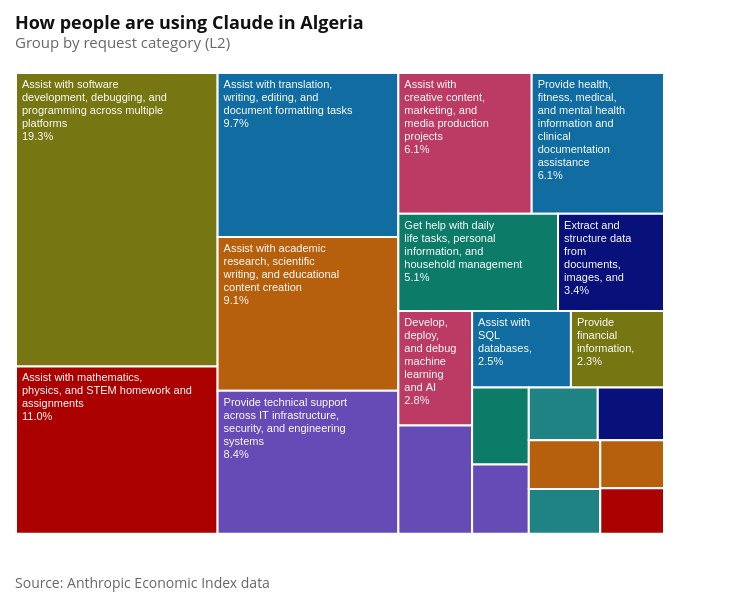

The notebook cell saved with this chart:
### Markdown cell above
### By user intent

The chart below shows the breakdown of conversations by user intent, according to Anthropic's own clustering. The most common cluster is assisting with writing, coding, and research work, which is consistent with the occupational classification. However, there are also some other clusters that are more specific to certain domains or tasks, such as assisting with math or science or providing general information.

### Code cell
l2_treemap = make_treemap(
    req_l2,
    label_col="cluster_name",
    value_col="pct",
    title=f"How people are using Claude in {COUNTRY_NAME}",
    subtitle="Group by request category (L2)",
)

attaviz.add_caption(
    l2_treemap,
    "Source: Anthropic Economic Index data",
)

### Figure 1 — Vega-Lite specification as saved in the notebook (floating-point values rounded to 4 significant figures)
{"config": {"background": "white", "padding": 15, "mark": {"tooltip": true}, "point": {"filled": true, "size": 60, "stroke": "white", "strokeWidth": 1}, "circle": {"filled": true, "stroke": "white", "strokeWidth": 1}, "square": {"filled": true, "stroke": "white", "strokeWidth": 1}, "line": {"strokeWidth": 4, "strokeCap": "round", "strokeJoin": "round"}, "bar": {"cornerRadiusEnd": 0}, "area": {"opacity": 0.7}, "arc": {"stroke": "white", "strokeWidth": 1}, "rect": {"stroke": "#8A969F", "strokeWidth": 0.5}, "geoshape": {"stroke": "#666666", "strokeWidth": 0.3, "strokeJoin": "round", "strokeCap": "round"}, "title": {"font": "Open Sans, sans-serif", "fontSize": 18, "fontWeight": 700, "lineHeight": 22, "color": "#111111", "anchor": "start", "offset": 21, "subtitleFont": "Open Sans, sans-serif", "subtitleFontSize": 15, "subtitleFontWeight": 400, "subtitleLineHeight": 18, "subtitleColor": "#666666", "subtitlePadding": 3}, "axis": {"domain": false, "grid": true, "gridColor": "#CED4DE", "gridDash": [4, 2], "gridWidth": 1, "labelFont": "Open Sans, sans-serif", "labelFontSize": 13, "labelFontWeight": 400, "labelColor": "#666666", "labelPadding": 3, "tickColor": "#CED4DE", "tickSize": 5, "tickCount": 5, "titleFont": "Open Sans, sans-serif", "titleFontSize": 13, "titleFontWeight": 600, "titleColor": "#111111", "titlePadding": 9}, "axisX": {"grid": false, "tickSize": 0, "labelAngle": 0}, "axisY": {"domain": false, "ticks": false, "gridColor": "#CED4DE", "gridDash": [4, 2], "gridWidth": 1}, "axisQuantitative": {"tickCount": 5}, "axisBand": {"labelPadding": 6, "tickSize": 0}, "axisTemporal": {"grid": false}, "legend": {"labelFont": "Open Sans, sans-serif", "labelFontSize": 13, "labelFontWeight": 600, "labelColor": "#111111", "titleFont": "Open Sans, sans-serif", "titleFontSize": 13, "titleFontWeight": 600, "titleColor": "#111111", "titlePadding": 3, "symbolSize": 196, "symbolStrokeWidth": 0, "padding": 15, "offset": 21, "columnPadding": 21, "orient": "bottom", "labelLimit": 200, "titleLimit": 200}, "view": {"stroke": null, "continuousWidth": 600, "continuousHeight": 400}, "range": {"category": ["#34A7F2", "#FF9800", "#664AB6", "#4EC2C0", "#F3578E", "#081079", "#0C7C68", "#AA0000", "#DDDA21"], "diverging": ["#920000", "#BD6126", "#E3A763", "#EFEFEF", "#80BDE7", "#3587C3", "#025288"], "heatmap": ["#E3F6FD", "#75CCEC", "#089BD4", "#0169A1", "#023B6F"], "ordinal": ["#E3F6FD", "#75CCEC", "#089BD4", "#0169A1", "#023B6F"], "ramp": ["#E3F6FD", "#75CCEC", "#089BD4", "#0169A1", "#023B6F"]}, "scale": {"bandPaddingInner": 0.2, "bandPaddingOuter": 0.1, "pointPadding": 0.5}, "header": {"labelFont": "Open Sans, sans-serif", "labelFontSize": 13, "labelFontWeight": 600, "labelColor": "#111111", "titleFont": "Open Sans, sans-serif", "titleFontSize": 15, "titleFontWeight": 600, "titleColor": "#111111"}, "concat": {"spacing": 18}, "facet": {"spacing": 18}, "selection": {"point": {"on": "click", "clear": "dblclick"}, "interval": {"mark": {"fill": "#0071BC", "fillOpacity": 0.15, "stroke": "#0071BC", "strokeWidth": 1}}}}, "vconcat": [{"layer": [{"mark": {"type": "rect", "stroke": "white", "strokeWidth": 2}, "encoding": {"color": {"field": "cluster_name", "legend": null, "scale": {"range": ["#106CA1", "#B65F0C", "#664AB6", "#208383", "#BB3B64", "#081079", "#0C7C68", "#AA0000", "#767712"]}, "type": "nominal"}, "tooltip": [{"field": "cluster_name", "title": "Group", "type": "nominal"}, {"field": "pct", "format": ".2f", "title": "% of conversations", "type": "quantitative"}], "x": {"axis": null, "field": "x", "scale": {"domain": [0, 720]}, "type": "quantitative"}, "x2": {"field": "x2"}, "y": {"axis": null, "field": "y", "scale": {"domain": [0, 480], "reverse": true}, "type": "quantitative"}, "y2": {"field": "y2"}}}, {"mark": {"type": "text", "align": "left", "baseline": "top", "color": "white", "dx": 6, "dy": 6, "fontSize": 11, "lineBreak": "\n"}, "encoding": {"text": {"field": "label", "type": "nominal"}, "x": {"field": "x", "type": "quantitative"}, "x2": {"field": "x2"}, "y": {"field": "y", "type": "quantitative"}, "y2": {"field": "y2"}}, "transform": [{"filter": "datum.label != null"}]}], "height": 480, "title": {"text": "How people are using Claude in Algeria", "subtitle": "Group by request category (L2)"}, "width": 720}], "data": {"name": "data-08a4911d7b5c106f2ed7d15881a5bf5c"}, "title": {"text": "Source: Anthropic Economic Index data", "anchor": "start", "color": "#666666", "font": "Open Sans, sans-serif", "fontSize": 14, "fontWeight": 400, "lineHeight": 21, "offset": 24, "orient": "bottom"}, "$schema": "https://vega.github.io/schema/vega-lite/v6.4.1.json", "datasets": {"data-08a4911d7b5c106f2ed7d15881a5bf5c": [{"cluster_name": "Assist with software development, debugging, and programming across multiple platforms", "pct": 19.32, "x": 0.0, "y": 0.0, "dx": 224.0, "dy": 305.7, "x2": 224.0, "y2": 305.7, "label": "Assist with software\ndevelopment, debugging, and\nprogramming across multiple\nplatforms\n19.3%"}, {"cluster_name": "Assist with mathematics, physics, and STEM homework and assignments", "pct": 11.01, "x": 0.0, "y": 305.7, "dx": 224.0, "dy": 174.3, "x2": 224.0, "y2": 480.0, "label": "Assist with mathematics,\nphysics, and STEM homework and\nassignments\n11.0%"}, {"cluster_name": "Assist with translation, writing, editing, and document formatting tasks", "pct": 9.682, "x": 224.0, "y": 0.0, "dx": 200.9, "dy": 170.9, "x2": 424.8, "y2": 170.9, "label": "Assist with translation,\nwriting, editing, and\ndocument formatting tasks\n9.7%"}, {"cluster_name": "Assist with academic research, scientific writing, and educational content creation", "pct": 9.065, "x": 224.0, "y": 170.9, "dx": 200.9, "dy": 160.0, "x2": 424.8, "y2": 330.9, "label": "Assist with academic\nresearch, scientific\nwriting, and educational\ncontent creation\n9.1%"}, {"cluster_name": "Provide technical support across IT infrastructure, security, and engineering systems", "pct": 8.448, "x": 224.0, "y": 330.9, "dx": 200.9, "dy": 149.1, "x2": 424.8, "y2": 480.0, "label": "Provide technical support\nacross IT infrastructure,\nsecurity, and engineering\nsystems\n8.4%"}, {"cluster_name": "Assist with creative content, marketing, and media production projects", "pct": 6.122, "x": 424.8, "y": 0.0, "dx": 148.1, "dy": 146.5, "x2": 573.0, "y2": 146.5, "label": "Assist with\ncreative content,\nmarketing, and\nmedia production\nprojects\n6.1%"}, {"cluster_name": "Provide health, fitness, medical, and mental health information and clinical documentation assistance", "pct": 6.075, "x": 573.0, "y": 0.0, "dx": 147.0, "dy": 146.5, "x2": 720.0, "y2": 146.5, "label": "Provide health,\nfitness, medical,\nand mental health\ninformation and\nclinical\ndocumentation\nassistance\n6.1%"}, {"cluster_name": "Get help with daily life tasks, personal information, and household management", "pct": 5.078, "x": 424.8, "y": 146.5, "dx": 177.4, "dy": 101.5, "x2": 602.3, "y2": 248.0, "label": "Get help with daily\nlife tasks, personal\ninformation, and\nhousehold management\n5.1%"}, {"cluster_name": "Extract and structure data from documents, images, and online sources", "pct": 3.37, "x": 602.3, "y": 146.5, "dx": 117.7, "dy": 101.5, "x2": 720.0, "y2": 248.0, "label": "Extract and\nstructure data\nfrom\ndocuments,\nimages, and\n3.4%"}, {"cluster_name": "Develop, deploy, and debug machine learning and AI systems", "pct": 2.753, "x": 424.8, "y": 248.0, "dx": 81.95, "dy": 119.1, "x2": 506.8, "y2": 367.1, "label": "Develop,\ndeploy,\nand debug\nmachine\nlearning\nand AI\n2.8%"}, {"cluster_name": "Assist with business development, analysis, research, and strategic planning", "pct": 2.61, "x": 424.8, "y": 367.1, "dx": 81.95, "dy": 112.9, "x2": 506.8, "y2": 480.0, "label": null}, {"cluster_name": "Assist with SQL databases, data analysis, and visualization tasks", "pct": 2.468, "x": 506.8, "y": 248.0, "dx": 109.8, "dy": 79.71, "x2": 616.6, "y2": 327.7, "label": "Assist with\nSQL\ndatabases,\n2.5%"}, {"cluster_name": "Provide financial information, tax guidance, and consumer purchase assistance", "pct": 2.326, "x": 616.6, "y": 248.0, "dx": 103.4, "dy": 79.71, "x2": 720.0, "y2": 327.7, "label": "Provide\nfinancial\ninformation,\n2.3%"}, {"cluster_name": "Assist with job applications, career transitions, and interview preparation", "pct": 1.424, "x": 506.8, "y": 327.7, "dx": 62.97, "dy": 80.16, "x2": 569.8, "y2": 407.9, "label": null}, {"cluster_name": "Create professional presentations and draft workplace correspondence", "pct": 1.281, "x": 506.8, "y": 407.9, "dx": 62.97, "dy": 72.15, "x2": 569.8, "y2": 480.0, "label": null}, {"cluster_name": "Develop and debug automated trading bots and blockchain financial software", "pct": 1.187, "x": 569.8, "y": 327.7, "dx": 76.65, "dy": 54.88, "x2": 646.4, "y2": 382.6, "label": null}, {"cluster_name": "Assist with game development, gaming software, and tabletop RPG content", "pct": 1.139, "x": 646.4, "y": 327.7, "dx": 73.59, "dy": 54.88, "x2": 720.0, "y2": 382.6, "label": null}, {"cluster_name": "Provide legal services and fraud investigation assistance", "pct": 1.139, "x": 569.8, "y": 382.6, "dx": 79.44, "dy": 50.84, "x2": 649.2, "y2": 433.4, "label": null}, {"cluster_name": "Assist with civic information, government services, and institutional research", "pct": 1.044, "x": 569.8, "y": 433.4, "dx": 79.44, "dy": 46.6, "x2": 649.2, "y2": 480.0, "label": null}, {"cluster_name": "Build and manage subscription-based e-commerce operations", "pct": 0.9967, "x": 649.2, "y": 382.6, "dx": 70.8, "dy": 49.91, "x2": 720.0, "y2": 432.5, "label": null}, {"cluster_name": "Implement and troubleshoot authentication, authorization, and security systems for web applications", "pct": 0.9492, "x": 649.2, "y": 432.5, "dx": 70.8, "dy": 47.53, "x2": 720.0, "y2": 480.0, "label": null}]}}
